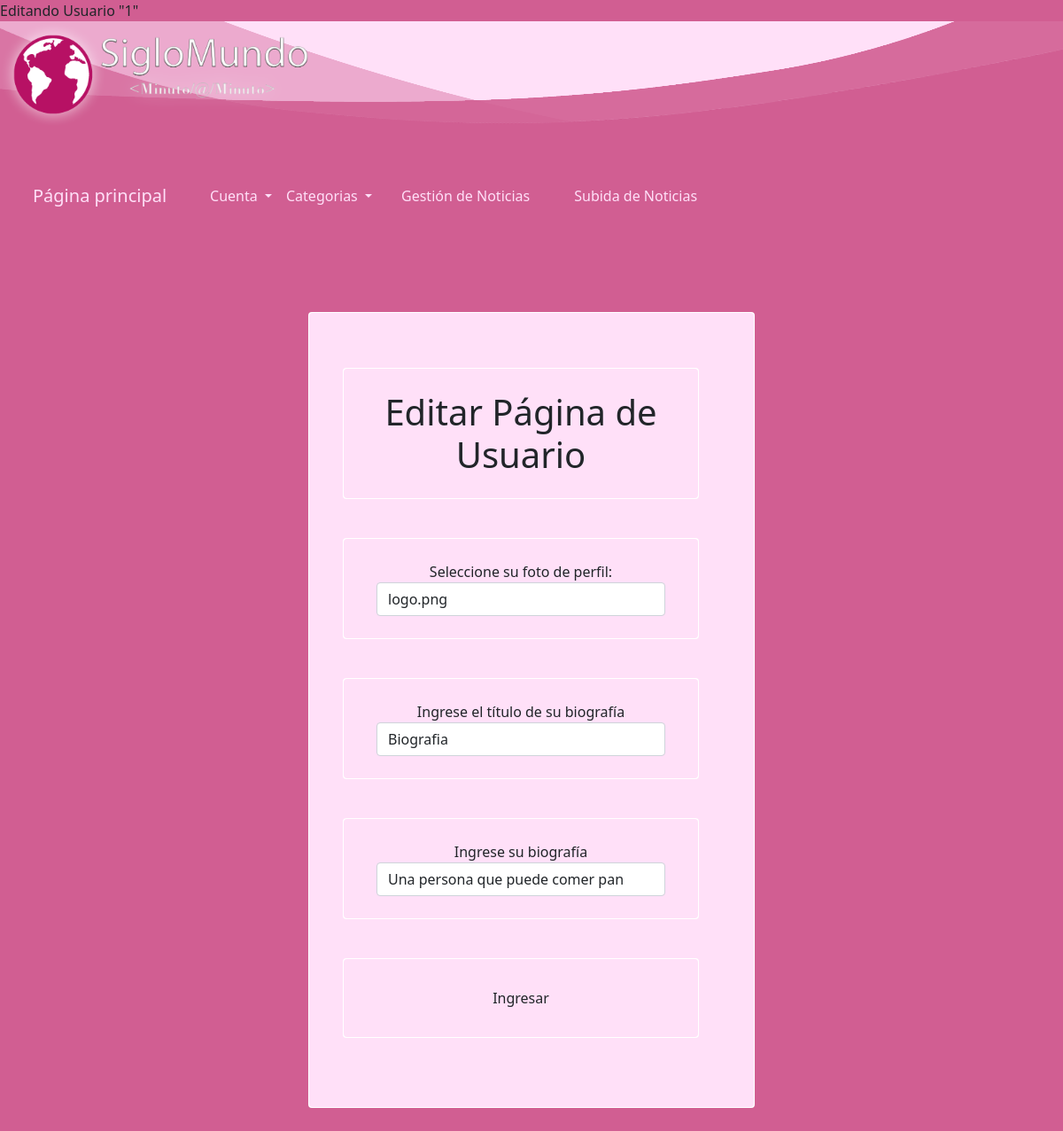
/modificar-usuario/admin1 (signed in), run on the app's committed database.
### app.py (models this page shows, shortened)
class Usuario(UserMixin, db.Model):
    __tablename__ = "Usuarios"
    id = db.Column(db.Integer, primary_key=True)
    nombre_usuario = db.Column(db.String(60), unique=True)
    codigo = db.Column(db.String(128), nullable=False)
    email = db.Column(db.String(150), unique=True)
    rol = db.Column(db.Integer, nullable=False)
    biografia = db.Column(db.String(5000), nullable=True)
    fotoperfil = db.Column(db.String(128), nullable=True)
    titulo = db.Column(db.String(256), nullable=True)
    @property
    def password(self):
        return AttributeError("La contraseña no es visible")

### app.py (the view, shortened to what this page needs)
@app.route('/modificar-usuario/<nombre>', methods=['GET', 'POST'])
def modificarUsuario(nombre):
    if not current_user.is_authenticated or current_user.nombre_usuario != nombre:
        flash('Error. No tiene permisos')
        return redirect(url_for('inicio_sesion'))
    modificar = ModificarUsuario()
    usuario_a_modificar = Usuario.query.filter_by(nombre_usuario=nombre).first()
    modificar.fotoperfil.choices = getImages()
    modificar.biografia.data            = usuario_a_modificar.biografia
    modificar.fotoperfil.data           = usuario_a_modificar.fotoperfil
    modificar.tituloperfil.data         = usuario_a_modificar.titulo
    return render_template("modificar-usuario.html", form=modificar, usuario=usuario_a_modificar)

### ModificarUsuario.py
class ModificarUsuario(FlaskForm):
    tituloperfil = StringField("Ingrese el título de su biografía", validators=[DataRequired(),Length(min=5, max=100,message="El largo del título debe ser mayor a 5 y menor a 50.")])
    fotoperfil = SelectField("Seleccione su foto de perfil:", coerce=str, validators=[DataRequired()])
    biografia = StringField("Ingrese su biografía", validators=[DataRequired()])
    submit = SubmitField("Ingresar")

### app.py (called while the page is built)
@login_manager.user_loader
def load_user(user_id):
    return Usuario.query.get(int(user_id))

def getImages():
    imagenes = Imagen.query.all()
    imagenes_lista = [(i.directorio,i.directorio) for i in imagenes]
    return imagenes_lista

### templates/modificar-usuario.html (shortened to what this page needs)
{% extends "navbar.html" %}
{% import "bootstrap/wtf.html" as wtf %}
{% block head %}
{% block title %} Editando Usuario "{{usuario.id}}" {% endblock %}
{% block css %} <link href="https://cdn.jsdelivr.net/npm/bootstrap@5.0.2/dist/css/bootstrap.min.css" rel="stylesheet"
integrity="sha384-EVSTQN3/azprG1Anm3QDgpJLIm9Nao0Yz1ztcQTwFspd3yD65VohhpuuCOmLASjC">
<link href="{{ url_for('static', filename='./css/signin.css') }}" rel="stylesheet"> {% endblock %}
{{ super() }}
{% endblock %}
{% block body %}
<body class="body-modificar">
{{super()}}
<div class="padding-div text-center"></div>
<div class="container form form-modify text-center row-opposite row">
    <form method="POST" action="#">
        <div data-aos="fade-up">
            <h1 class="row-opposite row ">Editar Página de Usuario</h1>
            <div class="col">
                <div class="row-opposite row " >
                    {{ wtf.form_field(form.fotoperfil) }}
                </div>
                <div class="row-opposite row " >
                    {{ wtf.form_field(form.tituloperfil) }}
                </div>
                <div class="row-opposite row " >
                    {{ wtf.form_field(form.biografia) }}
                </div>
                <div class="row-opposite row " >
                    {{ wtf.form_field(form.submit) }}
                </div>
            </div>
        </div>
    </form>
</div>
<div class="padding-div"></div>
{% endblock %}

### static/css/signin.css (style rules this page uses)
.padding-div { padding-top:4vw !important; padding-bottom: 4vw !important; }
.form-modify { width: 100%!important; max-width: 500px!important; padding: 15px!important; margin: auto!important; outline: auto !important; outline-color: #d15e92 !important; }

### static/css/noticias.css (style rules this page uses)
.row { margin-top: 4vw; margin-left: 1vw; margin-bottom: 4vw; padding-top: 2vw; margin-right: 3vw; padding-bottom: 2vw; padding-left: 2vw; padding-right: 2vw; outline: auto; outline-color: #d15e92; }
.row-opposite { outline-color: #ffe0f8 !important; background: #ffe0f8 !important; }
body { background: #ffe0f8 !important; }
.body-modificar { background: #d15e92 !important; }
h1, .fs-4 { padding-bottom: 5vw; }
.container { justify-content: right; }

### data on the page
Usuario: id "1", fotoperfil "logo.png", biografia "Una persona que puede comer pan"
